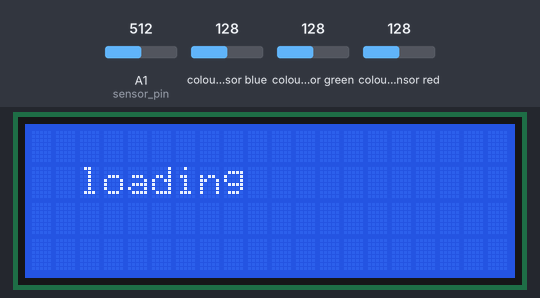
The sketch below on a simulated Arduino Uno, built with avr-gcc and run on an emulated ATmega328P. Shown: 20×4 character LCD. Wiring (inferred from the names in the program): TCS3200 colour sensor: output pin 8; S2 pin 6; S3 pin 7; S0 pin 4; S1 pin 5. Inputs (shaded band) come from the test bench; at power-on: A1 (sensor_pin) = 512, colour sensor blue 128, colour sensor green 128, colour sensor red 128. What the sketch prints to the serial monitor is not drawn.

Above: at 2.2 s.
At 5.7 s:
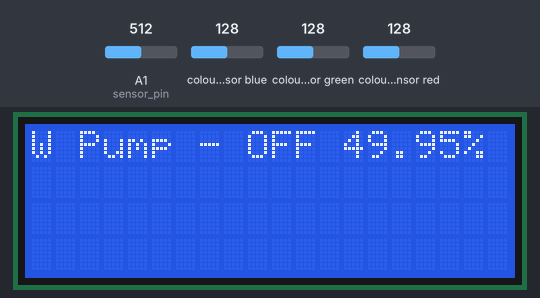
5.8 s: A1 (sensor_pin) set to 302
At 9.0 s:
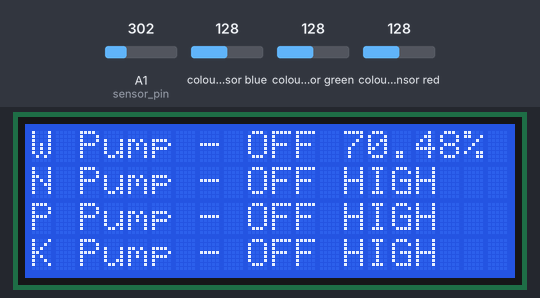
9.9 s: A1 (sensor_pin) set to 30
At 13.0 s:
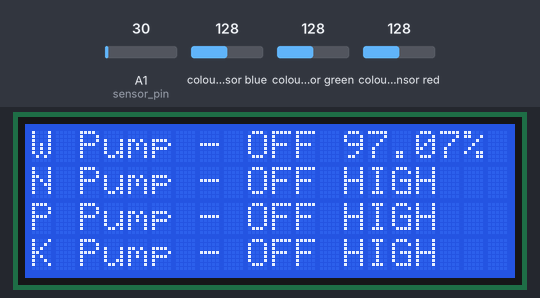
13.3 s: A1 (sensor_pin) set to 306
At 15.9 s:
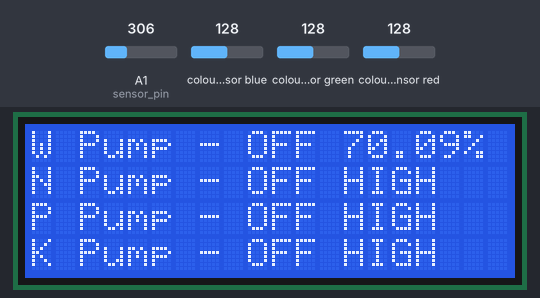
Timing chart, 0 to 17.4 s (numbered marks = the images above; inputs shaded):
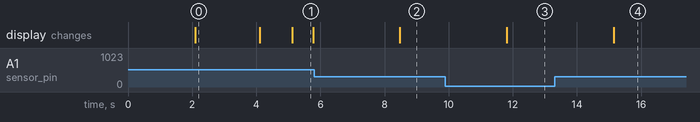

The sketch:

Nutrition_Irrigation_AS2019963.ino
```cpp
/* Soil moisture sensor O/P pin */
const int sensor_pin = A1;

/* Mortor In pins*/
#define waterOut 2
#define NOut 10
#define POut 11
#define KOut 12

// Define color sensor pins

#define S0 4
#define S1 5
#define S2 6
#define S3 7
#define sensorOut 8

// Color senser Calibration Values
int redMin = 20; // Red minimum value
int redMax = 203; // Red maximum value
int greenMin = 23; // Green minimum value
int greenMax = 312; // Green maximum value
int blueMin = 20; // Blue minimum value
int blueMax = 247; // Blue maximum value

// Variables for Color Pulse Width Measurements
int redPW = 0;
int greenPW = 0;
int bluePW = 0;

// Variables for final Color values
int redValue;
int greenValue;
int blueValue;

#include <Wire.h>
#include <LiquidCrystal_I2C.h>
// set the LCD address to 0x27 for a 16 chars and 2 line display
LiquidCrystal_I2C lcd(0x27, 20, 4);
void setup() {
  lcd.init();
  // Print a message to the LCD.
  lcd.backlight();
  lcd.setCursor(2, 1);
  lcd.print("SMART NUTRITION");
  lcd.setCursor(3, 2);
  lcd.print("SUPPLY SYSTEM");
  lcd.setCursor(0, 3);
  delay(2000);
  lcd.clear();
  lcd.setCursor(2, 1);
  lcd.print("loading");
  delay(2000);
  lcd.clear();


  // Set S0 - S3 as outputs
  pinMode(S0, OUTPUT);
  pinMode(S1, OUTPUT);
  pinMode(S2, OUTPUT);
  pinMode(S3, OUTPUT);
  pinMode(S3, OUTPUT);

  // Set Sensor output as input
  pinMode(sensorOut, INPUT);

  // Set Frequency scaling to 20%
  digitalWrite(S0, HIGH);
  digitalWrite(S1, LOW);

  // Setup Serial Monitor
  Serial.begin(9600);
}

void loop() {

  //Moisture sensor
  float moisture_percentage;
  int sensor_analog;
  sensor_analog = analogRead(sensor_pin);
  moisture_percentage = ( 100 - ( (sensor_analog / 1023.00) * 100 ) );
  Serial.print("Moisture Percentage = ");
  Serial.print(moisture_percentage);
  Serial.print(" % \n\n");
  delay(1000);
  lcd.setCursor(13, 0);
  lcd.print(moisture_percentage);
  lcd.setCursor(18, 0);
  lcd.print("%");


  /*Water pump function*/
  if (moisture_percentage < 25) {
    digitalWrite(2, HIGH);
    Serial.print("Water pump ON\n");

    //LCD Output - water pump status
    lcd.setCursor(1, 0);
    lcd.print("W pump - ON");

  }
  else {
    digitalWrite(2, LOW);
    Serial.print("Water Pump OFF\n");
  }

  //LCD Output - water pump status
  lcd.setCursor(0, 0);
  lcd.print("W Pump - OFF");


  // Read Red value
  redPW = getRedPW();
  // Map to value from 0-255
  redValue = map(redPW, redMin, redMax, 255, 0);
  // Delay to stabilize sensor
  delay(200);

  // Read Green value
  greenPW = getGreenPW();
  // Map to value from 0-255
  greenValue = map(greenPW, greenMin, greenMax, 255, 0);
  // Delay to stabilize sensor
  delay(200);

  // Read Blue value
  bluePW = getBluePW();
  // Map to value from 0-255
  blueValue = map(bluePW, blueMin, blueMax, 255, 0);
  // Delay to stabilize sensor
  delay(200);

  // Print output to Serial Monitor
  Serial.print("Red = ");
  Serial.print(redValue);
  Serial.print(" - Green = ");
  Serial.print(greenValue);
  Serial.print(" - Blue = ");
  Serial.println(blueValue);

  /*N pump function*/
  if ((246 < redValue) && (redValue < 249) && (149 < blueValue) && (blueValue < 197) && (187 < greenValue) && (greenValue < 217)) {
    digitalWrite(10, HIGH);
    Serial.print("N pump ON\n");

    //LCD Output - N pump status
    lcd.setCursor(0, 1);
    lcd.print("N pump - ON");
    lcd.setCursor(13, 1);
    lcd.print("LOW");


  }

  else {
    digitalWrite(10, LOW);
    Serial.print("N Pump OFF\n");

    //LCD Output - N pump status
    lcd.setCursor(0, 1);
    lcd.print("N Pump - OFF");
    lcd.setCursor(13, 1);
    lcd.print("HIGH");

  }

  /*P pump function*/
  if ((170 < redValue) && (redValue < 210) && (222 < blueValue) && (blueValue < 237) && (184 < greenValue) && (greenValue < 215)) {
    digitalWrite(5, HIGH);
    Serial.print("P pump HIGH\n");

    //LCD Output - P pump status
    lcd.setCursor(0, 2);
    lcd.print("P Pump - ON");
    lcd.setCursor(13, 2);
    lcd.print("LOW");

  }

  else {
    digitalWrite(5, HIGH);
    Serial.print("P pump HIGH\n");

    //LCD Output - P pump status
    lcd.setCursor(0, 2);
    lcd.print("P Pump - OFF");
    lcd.setCursor(13, 2);
    lcd.print("HIGH");
  }

  /*K pump function*/
  if ((167 < redValue) && (redValue < 208) && (165 < blueValue) && (blueValue < 206) && (199 < greenValue) && (greenValue < 225)) {
    digitalWrite(12, HIGH);
    Serial.print("K pump ON\n");

    //LCD Output - K pump status
    lcd.setCursor(0, 3);
    lcd.print("K Pump - ON");
    lcd.setCursor(13, 3);
    lcd.print("LOW");
  }

  else {
    digitalWrite(12, LOW);
    Serial.print("K pump OFF\n");
    //LCD Output - K pump status
    lcd.setCursor(0, 3);
    lcd.print("K Pump - OFF");
    lcd.setCursor(13, 3);
    lcd.print("HIGH");
  }
}


// Function to read Red Pulse Widths
int getRedPW() {
  // Set sensor to read Red only
  digitalWrite(S2, LOW);
  digitalWrite(S3, LOW);
  // Define integer to represent Pulse Width
  int PW;
  // Read the output Pulse Width
  PW = pulseIn(sensorOut, LOW);
  // Return the value
  return PW;

}

// Function to read Green Pulse Widths
int getGreenPW() {

  // Set sensor to read Green only
  digitalWrite(S2, HIGH);
  digitalWrite(S3, HIGH);
  // Define integer to represent Pulse Width
  int PW;
  // Read the output Pulse Width
  PW = pulseIn(sensorOut, LOW);
  // Return the value
  return PW;

}

// Function to read Blue Pulse Widths
int getBluePW() {
  // Set sensor to read Blue only
  digitalWrite(S2, LOW);
  digitalWrite(S3, HIGH);
  // Define integer to represent Pulse Width
  int PW;
  // Read the output Pulse Width
  PW = pulseIn(sensorOut, LOW);
  // Return the value
  return PW;
}
```

Measured:
- after the input at 5.8 s, the display: changes after 2.7 s (image 2)
- after the input at 9.9 s, the display: changes after 1.9 s (image 3)
- after the input at 13.3 s, the display: changes after 1.9 s (image 4)
- what the display in image 0 shows lasts 2.0 s, from 2.1 s to 4.1 s
- what the display in image 1 shows lasts 0.7 s, from 5.1 s to 5.8 s
